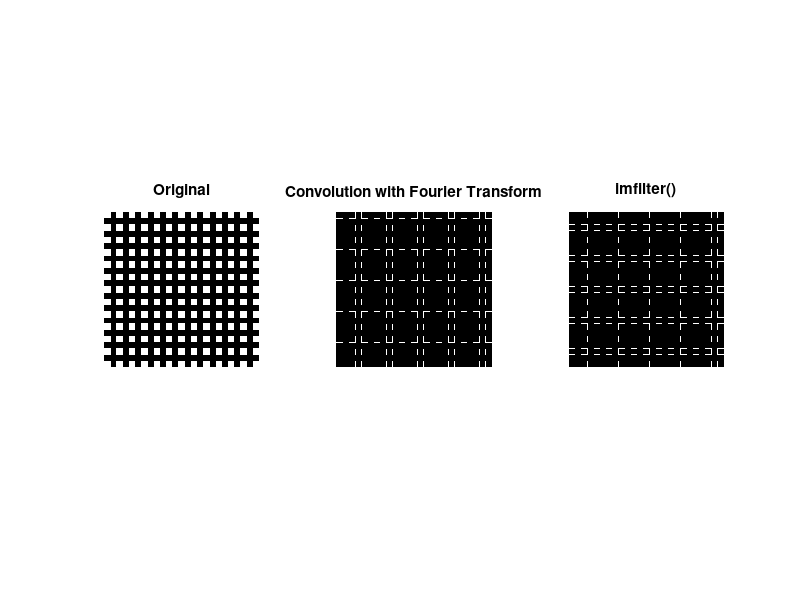

The MATLAB script that drew this image:
%Exercise 5
%Create a program to detect edges, both horizontal
%and vertical edges by using convolution in Fourier domain.
clear, close all
x = 500;
y = 500;
no_of_indx = 20; % Size of the blocks
I = zeros(x,y);

for i=1:2*no_of_indx:x
    for j=1:2*no_of_indx:y
        I(i:i+no_of_indx,j:j+no_of_indx) = 255;
    end
end
[rows, cols] = size(I);

%Highpass filter matrix
h = [-1 -1 -1;
      -1 8 -1;
      -1 -1 -1];

%hLowPass = fspecial('gaussian',3, 2);
%hAllPass = zeros(size(hLowPass,1),size(hLowPass,2));
%hAllPass(2,2) = 1;
%hHighPass = hAllPass - hLowPass;

ImFilter = imfilter(I, h,'conv');

hFilter = zeros(rows, cols);
for i = 1:size(h,1)
    for j = 1:size(h,2)
        hFilter(i,j) = h(i,j);
    end
end

%take the Fourier transform of image and 
%filter, and thereafter multiply them together
%and take inverse Fourier transform of result
fourierI = fft2(I);
fourierH = fft2(hFilter);
filterI = real(ifft2(fourierI .* fourierH));

%Plot the images for comparison
subplot(1,3,1)
imshow(uint8(I)), title('Original')
subplot(1,3,2)
imshow(uint8(filterI)),title('Convolution with Fourier Transform')
subplot(1,3,3)
imshow(uint8(ImFilter)), title('imfilter()')